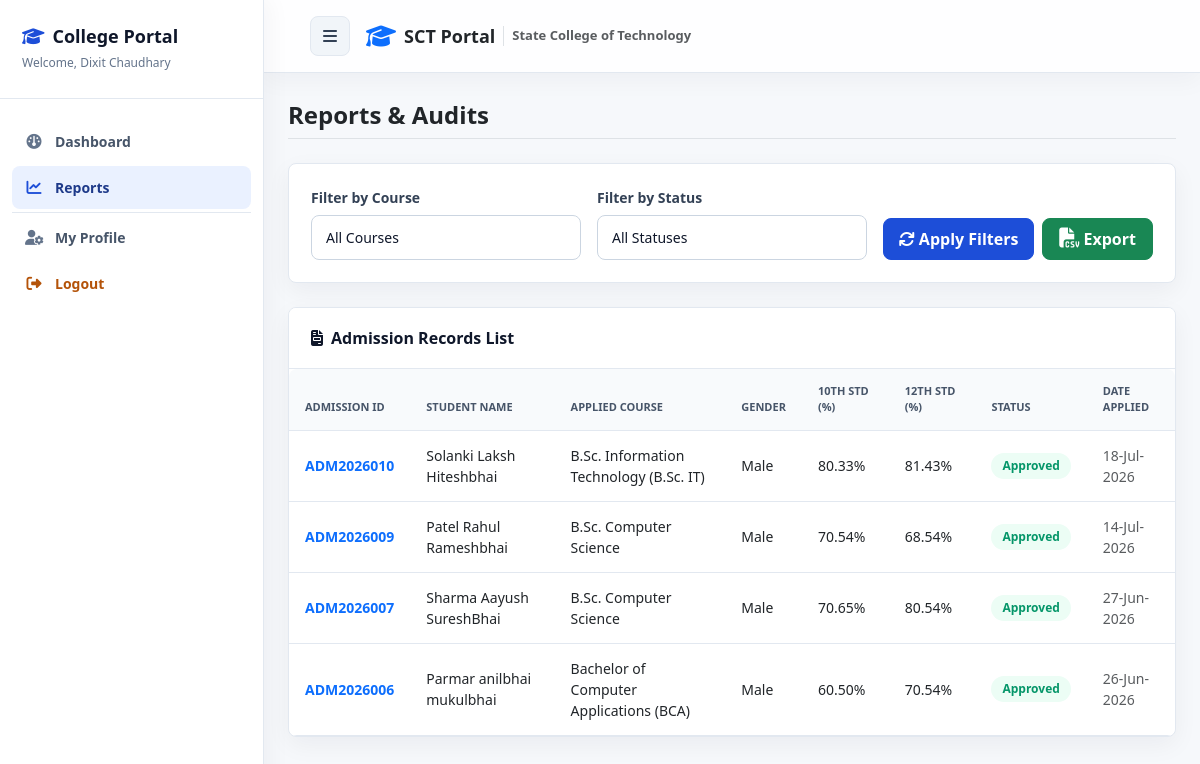
/staff/reports.php (signed in), run on the app's committed database.
### tables this page shows
CREATE TABLE `students` (
  `student_id` int NOT NULL AUTO_INCREMENT,
  `user_id` int NOT NULL,
  `admission_no` varchar(20) NOT NULL,
  `full_name` varchar(100) DEFAULT NULL,
  `father_name` varchar(100) DEFAULT NULL,
  `mother_name` varchar(100) DEFAULT NULL,
  `gender` enum('Male','Female','Other') NOT NULL,
  `dob` date NOT NULL,
  `category` varchar(50) NOT NULL,
  `mobile` varchar(15) NOT NULL,
  `email` varchar(100) NOT NULL,
  `address` text NOT NULL,
  `city` varchar(50) NOT NULL,
  `state` varchar(50) NOT NULL,
  `pincode` varchar(10) NOT NULL,
  `tenth_percentage` decimal(5,2) NOT NULL,
  `twelfth_percentage` decimal(5,2) NOT NULL,
  `school_name` varchar(150) NOT NULL,
  `passing_year` int NOT NULL,
  `course_id` int DEFAULT NULL,
  `status` enum('Pending','Approved','Rejected') NOT NULL DEFAULT 'Pending',
  `is_submitted` tinyint(1) NOT NULL DEFAULT '0',
  `created_at` timestamp NOT NULL DEFAULT CURRENT_TIMESTAMP,
  `payment_status` enum('Unpaid','Paid') NOT NULL DEFAULT 'Unpaid',
  `transaction_id` varchar(100) DEFAULT NULL,
  PRIMARY KEY (`student_id`),
  UNIQUE KEY `admission_no` (`admission_no`),
  UNIQUE KEY `mobile` (`mobile`),
  UNIQUE KEY `email` (`email`),
  KEY `user_id` (`user_id`),
  KEY `course_id` (`course_id`),
  CONSTRAINT `students_ibfk_1` FOREIGN KEY (`user_id`) REFERENCES `users` (`user_id`) ON DELETE CASCADE,
  CONSTRAINT `students_ibfk_2` FOREIGN KEY (`course_id`) REFERENCES `courses` (`course_id`) ON DELETE SET NULL
);

CREATE TABLE `courses` (
  `course_id` int NOT NULL AUTO_INCREMENT,
  `course_name` varchar(100) NOT NULL,
  `department` varchar(100) NOT NULL,
  `semester` varchar(20) NOT NULL,
  `total_seats` int NOT NULL DEFAULT '60',
  PRIMARY KEY (`course_id`)
);

### staff/reports.php (the view, shortened to what this page needs)
<?php
require_once '../includes/db_connect.php';
require_once '../includes/auth.php';
$course_filter = isset($_GET['course_filter']) ? trim($_GET['course_filter']) : '';
$status_filter = isset($_GET['status_filter']) ? trim($_GET['status_filter']) : '';
try {
    $list_query = "
        SELECT s.*, c.course_name
        FROM students s
        LEFT JOIN courses c ON s.course_id = c.course_id
        WHERE s.is_submitted = 1
    ";
    $list_params = [];
    $list_query .= " ORDER BY s.student_id DESC";
    $stmt = $pdo->prepare($list_query);
    $stmt->execute($list_params);
    $applicants = $stmt->fetchAll();
} catch (PDOException $e) {
    die("Database Error: " . $e->getMessage());
}
include '../includes/header.php';
?>
<div class="wrapper">
    <?php include '../includes/sidebar.php'; ?>
    <div id="content">
        <div class="container-fluid">
            <div class="card mb-4">
                <div class="card-body">
                    <form action="reports.php" method="GET" class="row g-3 align-items-end">
                        <div class="col-md-4">
                            <label for="course_filter" class="form-label">Filter by Course</label>
                            <select class="form-select form-control" id="course_filter" name="course_filter">
                                <option value="">All Courses</option>
                            </select>
                        </div>
                        <div class="col-md-4">
                            <label for="status_filter" class="form-label">Filter by Status</label>
                            <select class="form-select form-control" id="status_filter" name="status_filter">
                                <option value="">All Statuses</option>
                            </select>
                        </div>
                        <div class="col-md-4 d-flex gap-2">
                            <button type="submit" class="btn btn-primary flex-grow-1 py-2">
                                <i class="fa-solid fa-arrows-rotate me-1"></i>Apply Filters
                            </button>
                            <a href="reports.php?course_filter=<?php echo $course_filter; ?>&status_filter=<?php echo $status_filter; ?>&export=csv" class="btn btn-success py-2 px-3" title="Export to CSV">
                                <i class="fa-solid fa-file-csv fs-5"></i> Export
                            </a>
                        </div>
                    </form>
                </div>
            </div>
            <div class="card">
                <div class="card-header">
                    <i class="fa-solid fa-file-invoice me-2"></i>Admission Records List
                </div>
                <div class="card-body p-0">
                    <div class="table-responsive">
                        <table class="table table align-middle">
                            <thead>
                                <tr>
                                    <th>Admission ID</th>
                                    <th>Student Name</th>
                                    <th>Applied Course</th>
                                    <th>Gender</th>
                                    <th>10th Std (%)</th>
                                    <th>12th Std (%)</th>
                                    <th>Status</th>
                                    <th>Date Applied</th>
                                </tr>
                            </thead>
                            <tbody>
                                <?php if (empty($applicants)): ?>
                                    <tr>
                                        <td colspan="8" class="text-center text-muted py-4">No matching applicants found.</td>
                                    </tr>
                                <?php else: ?>
                                    <?php foreach ($applicants as $app): ?>
                                        <tr>
                                            <td class="fw-bold text-primary"><?php echo e($app['admission_no']); ?></td>
                                            <td><?php echo e($app['full_name']); ?></td>
                                            <td><?php echo e($app['course_name']); ?></td>
                                            <td><?php echo e($app['gender']); ?></td>
                                            <td><?php echo e($app['tenth_percentage']); ?>%</td>
                                            <td><?php echo e($app['twelfth_percentage']); ?>%</td>
                                            <td>
                                                <?php if ($app['status'] === 'Pending'): ?>
                                                    <span class="badge badge-pending">Pending</span>
                                                <?php elseif ($app['status'] === 'Approved'): ?>
                                                    <span class="badge badge-approved">Approved</span>
                                                <?php elseif ($app['status'] === 'Rejected'): ?>
                                                    <span class="badge badge-rejected">Rejected</span>
                                                <?php endif; ?>
                                            </td>
                                            <td class="small text-muted"><?php echo date('d-M-Y', strtotime($app['created_at'])); ?></td>
                                        </tr>
                                    <?php endforeach; ?>
                                <?php endif; ?>
                            </tbody>
                        </table>
                    </div>
                </div>
            </div>
        </div>
    </div>
</div>
<?php include '../includes/footer.php'; ?>

### assets/css/style.css (style rules this page uses)
:root { --primary: #1d4ed8; --primary-dark: #1e3a8a; --teal: #0f766e; --amber: #b45309; --danger: #dc2626; --success: #059669; --warning: #d97706; --slate-950: #0f172a; --slate-800: #1e293b; --slate-700: #334155; --slate-600: #475569; --slate-500: #64748b; --slate-300: #cbd5e1; --slate-200: #e2e8f0; --slate-100: #f1f5f9; --slate-50: #f8fafc; --white: #ffffff; --radius: 8px; --shadow: 0 14px 34px rgba(15, 23, 42, 0.08); --soft-shadow: 0 8px 24px rgba(15, 23, 42, 0.05); --transition: 180ms ease; }
* { letter-spacing: 0; }
body { margin: 0; font-family: system-ui, -apple-system, BlinkMacSystemFont, "Segoe UI", Roboto, Helvetica, Arial, sans-serif; background: #f6f8fb; color: var(--slate-800); font-size: 15px; overflow-x: hidden; }
a { color: var(--primary); }
.wrapper { display: flex; width: 100%; min-height: 100vh; position: relative; }
#content { flex: 1; min-width: 0; width: 0; min-height: 100vh; background: #f6f8fb; transition: margin var(--transition); }
.container-fluid { padding-left: 24px; padding-right: 24px; }
.card { background: var(--white); border: 1px solid var(--slate-200); border-radius: var(--radius); box-shadow: var(--soft-shadow); margin-bottom: 24px; overflow: hidden; }
.card-header { background: var(--white); border-bottom: 1px solid var(--slate-200); color: var(--slate-950); font-size: 16px; font-weight: 800; padding: 18px 22px; }
.card-body { padding: 22px; }
.form-control, .form-select { background: var(--white); border: 1px solid var(--slate-300); border-radius: var(--radius); color: var(--slate-950); font-size: 14px; padding: 11px 14px; }
.form-label { color: var(--slate-700); font-size: 14px; font-weight: 700; margin-bottom: 7px; }
.btn { border-radius: var(--radius); font-weight: 700; }
.btn-primary { background: var(--primary); border-color: var(--primary); }
.badge { border-radius: 999px; font-size: 12px; font-weight: 800; padding: 7px 11px; }
.badge-approved { background: #ecfdf5; color: var(--success); }
.table { color: var(--slate-700); margin-bottom: 0; }
.table th { background: var(--slate-50); border-bottom: 1px solid var(--slate-200); color: var(--slate-600); font-size: 11px; font-weight: 800; padding: 14px 16px; text-transform: uppercase; }
.table td { border-bottom: 1px solid var(--slate-200); font-size: 14px; padding: 14px 16px; vertical-align: middle; }
.table-responsive { border-radius: var(--radius); }
.table-responsive { width: 100%; overflow-x: auto; -webkit-overflow-scrolling: touch; border-radius: var(--radius); }

### data on the page
students: admission_no "ADM2026010", full_name "Solanki Laksh Hiteshbhai", course.course_name "B.Sc. Information Technology (B.Sc. IT)", gender "Male", tenth_percentage "80.33", twelfth_percentage "81.43", status "Approved", created_at "18-Jul-2026"
students: admission_no "ADM2026009", full_name "Patel Rahul Rameshbhai", course.course_name "B.Sc. Computer Science", gender "Male", tenth_percentage "70.54", twelfth_percentage "68.54", status "Approved", created_at "14-Jul-2026"
students: admission_no "ADM2026007", full_name "Sharma Aayush SureshBhai", course.course_name "B.Sc. Computer Science", gender "Male", tenth_percentage "70.65", twelfth_percentage "80.54", status "Approved", created_at "27-Jun-2026"
students: admission_no "ADM2026006", full_name "Parmar anilbhai mukulbhai", course.course_name "Bachelor of Computer Applications (BCA)", gender "Male", tenth_percentage "60.50", twelfth_percentage "70.54", status "Approved", created_at "26-Jun-2026"

### other printed values
$user_name "Dixit Chaudhary"
$item['label'] "Dashboard"
$item['label'] "Reports"
$title "Reports & Audits"
